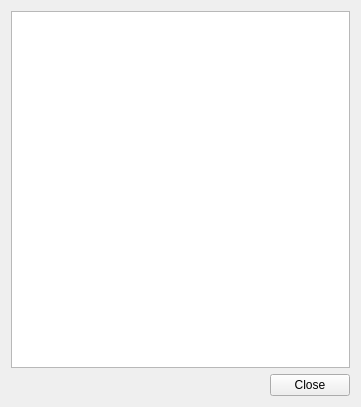
<?xml version="1.0" encoding="UTF-8"?>
<ui version="4.0">
 <class>About</class>
 <widget class="QWidget" name="About">
  <property name="geometry">
   <rect>
    <x>0</x>
    <y>0</y>
    <width>361</width>
    <height>407</height>
   </rect>
  </property>
  <property name="windowTitle">
   <string>About</string>
  </property>
  <layout class="QVBoxLayout" name="verticalLayout">
   <item>
    <widget class="QTextBrowser" name="about_html"/>
   </item>
   <item>
    <widget class="QDialogButtonBox" name="buttonBox">
     <property name="standardButtons">
      <set>QDialogButtonBox::Close</set>
     </property>
    </widget>
   </item>
  </layout>
 </widget>
 <resources/>
 <connections>
  <connection>
   <sender>buttonBox</sender>
   <signal>clicked(QAbstractButton*)</signal>
   <receiver>About</receiver>
   <slot>close()</slot>
   <hints>
    <hint type="sourcelabel">
     <x>439</x>
     <y>517</y>
    </hint>
    <hint type="destinationlabel">
     <x>491</x>
     <y>473</y>
    </hint>
   </hints>
  </connection>
 </connections>
</ui>
